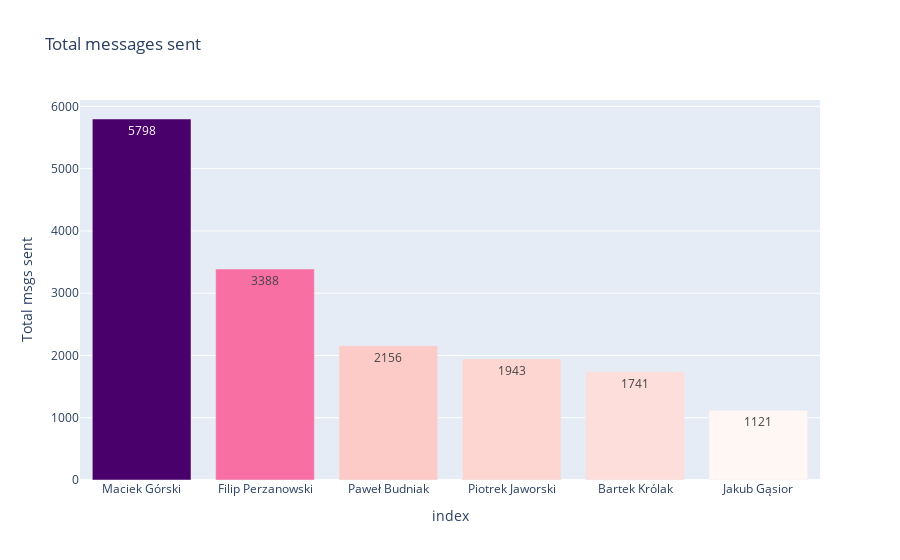

The notebook cell this image was saved under:
### Markdown cell above
## General chat statistics

### Code cell
msg_stats_dict = stats.get_msg_stats(chat)
msg_stats = pd.DataFrame.from_dict(msg_stats_dict, columns = ['Total msgs sent', 'Avg msg length', 'Total chars sent'], orient = 'index')


col = 'Total msgs sent'
df2 = msg_stats.sort_values(by = col, ascending = False)
f = px.bar(df2, y = col, x = df2.index, text = col, labels = {'x': 'Sender'}, color = col,
           title = 'Total messages sent', color_continuous_scale = px.colors.sequential.RdPu)
f.update(layout_coloraxis_showscale=False)
#f.update_traces(textposition = 'outside')
f

### Figure 1 — Plotly figure (JSON) as saved in the notebook; plotly's stock layout.template omitted (floating-point values rounded to 4 significant figures)
{"data": [{"alignmentgroup": "True", "hovertemplate": "index=%{x}<br>Total msgs sent=%{marker.color}<extra></extra>", "legendgroup": "", "marker": {"color": [5798, 3388, 2156, 1943, 1741, 1121], "coloraxis": "coloraxis"}, "name": "", "offsetgroup": "", "orientation": "v", "showlegend": false, "text": [5798, 3388, 2156, 1943, 1741, 1121], "textposition": "auto", "type": "bar", "x": ["Maciek Górski", "Filip Perzanowski", "Paweł Budniak", "Piotrek Jaworski", "Bartek Królak", "Jakub Gąsior"], "xaxis": "x", "y": [5798, 3388, 2156, 1943, 1741, 1121], "yaxis": "y"}], "layout": {"barmode": "relative", "coloraxis": {"colorbar": {"title": {"text": "Total msgs sent"}}, "colorscale": [[0, "rgb(255,247,243)"], [0.125, "rgb(253,224,221)"], [0.25, "rgb(252,197,192)"], [0.375, "rgb(250,159,181)"], [0.5, "rgb(247,104,161)"], [0.625, "rgb(221,52,151)"], [0.75, "rgb(174,1,126)"], [0.875, "rgb(122,1,119)"], [1, "rgb(73,0,106)"]], "showscale": false}, "legend": {"tracegroupgap": 0}, "title": {"text": "Total messages sent"}, "xaxis": {"anchor": "y", "domain": [0, 1], "title": {"text": "index"}}, "yaxis": {"anchor": "x", "domain": [0, 1], "title": {"text": "Total msgs sent"}}}}
